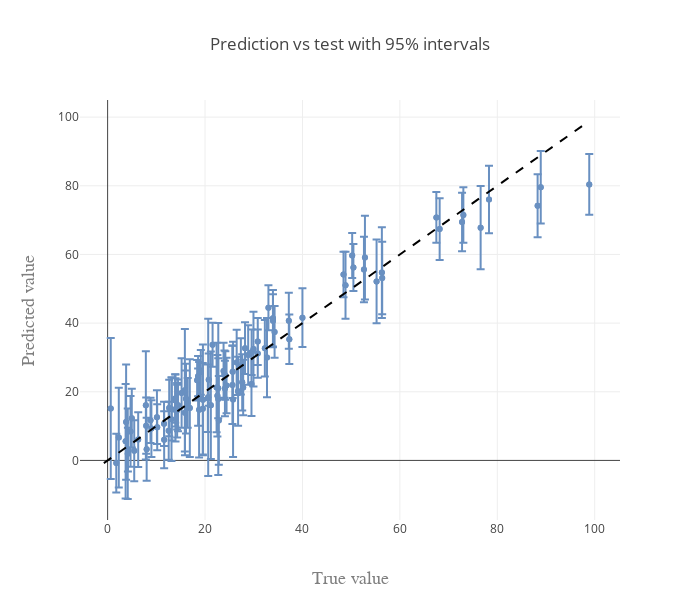

Notebook source saved alongside this figure:
### Code cell
# Plot diagnostics
figs = gp_diagnostics(df_unconstr, y_name = 'y', subplots = False)
pltlyoff.iplot(figs[1], filename='')
